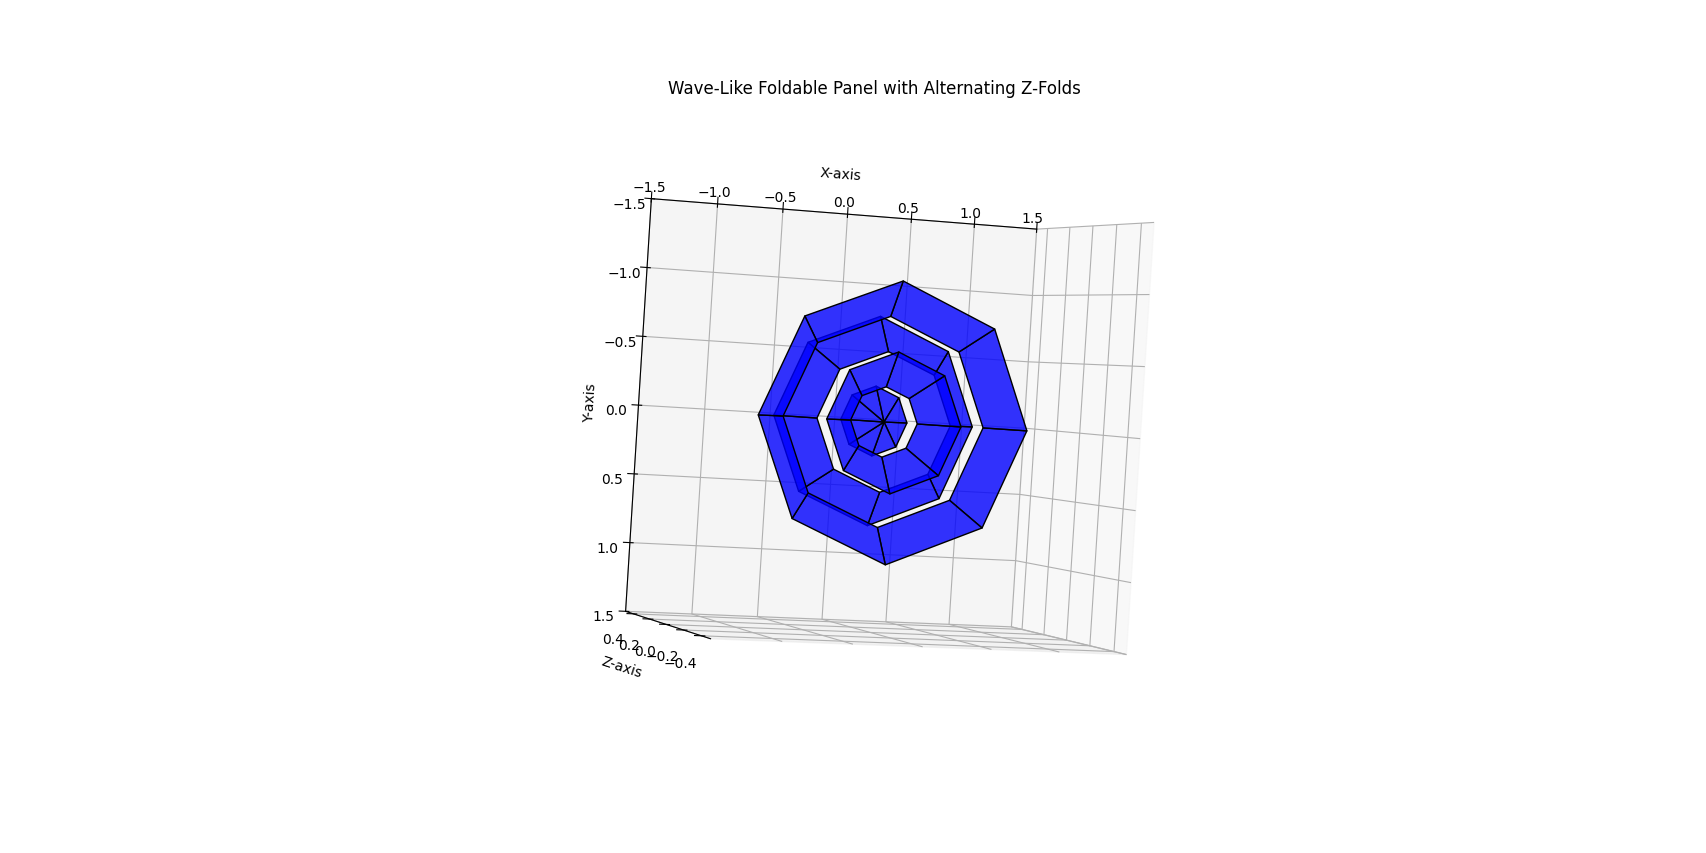

This chart was generated by the following Python code:
import matplotlib.pyplot as plt
from mpl_toolkits.mplot3d.art3d import Poly3DCollection
import numpy as np

# Parameters for the foldable panel
N = 8  # Number of sides in the central polygon
A = 1.0  # Center-to-vertex radius
phi = np.radians(30)  # Angle between cone and flat plane in radians
beta = 2 * np.pi / N  # Angular separation between segments
z_amplitude = 0.1  # Amplitude for Z up and down

# Rotation matrix R for rotational symmetry
def rotation_matrix(beta):
    return np.array([
        [np.cos(beta), -np.sin(beta), 0],
        [np.sin(beta), np.cos(beta), 0],
        [0, 0, 1]
    ])

R = rotation_matrix(beta)

# Initialize all trapezoids
all_trapezoids = []

# Generate the trapezoids for the foldable panel
for segment in range(N):  # Loop through each segment
    rotation = np.linalg.matrix_power(R, segment)  # Rotate each segment
    fold_direction = 1  # Alternate between going up (+Z) and down (-Z)
    segment_trapezoids = []
    
    for i in range(1, 5):  # Loop through layers/rings (inner to outer)
        # Define the inner and outer radius for this trapezoid
        inner_radius = (i - 1) * (A / 4)
        outer_radius = i * (A / 4)
        
        # Define vertices alternating Z-direction, ensuring continuity
        inner_left = [inner_radius * np.cos(segment * beta),
                      inner_radius * np.sin(segment * beta),
                      0]  # Z=0 at the base of the trapezoid
        outer_left = [outer_radius * np.cos(segment * beta),
                      outer_radius * np.sin(segment * beta),
                      fold_direction * z_amplitude]  # Alternating Z-value for top edge
        inner_right = [inner_radius * np.cos((segment + 1) * beta),
                       inner_radius * np.sin((segment + 1) * beta),
                       0]  # Z=0 at the base of the trapezoid
        outer_right = [outer_radius * np.cos((segment + 1) * beta),
                       outer_radius * np.sin((segment + 1) * beta),
                       fold_direction * z_amplitude]  # Alternating Z-value for top edge
        
        # Switch fold direction for the next trapezoid
        fold_direction *= -1
        
        # Store the trapezoid's vertices
        segment_trapezoids.append([inner_left, outer_left, outer_right, inner_right])
    
    all_trapezoids.append(segment_trapezoids)

# Visualization
fig = plt.figure()
ax = fig.add_subplot(111, projection='3d')

# Draw all trapezoids
for segment in all_trapezoids:
    for trapezoid in segment:
        poly = Poly3DCollection([trapezoid], facecolor="blue", edgecolor="black", alpha=0.8)
        ax.add_collection3d(poly)

# Set plot limits
ax.set_xlim([-1.5, 1.5])
ax.set_ylim([-1.5, 1.5])
ax.set_zlim([-0.5, 0.5])

# Set labels
ax.set_xlabel("X-axis")
ax.set_ylabel("Y-axis")
ax.set_zlabel("Z-axis")

# Title
ax.set_title("Wave-Like Foldable Panel with Alternating Z-Folds")

# Show the plot
plt.show()
